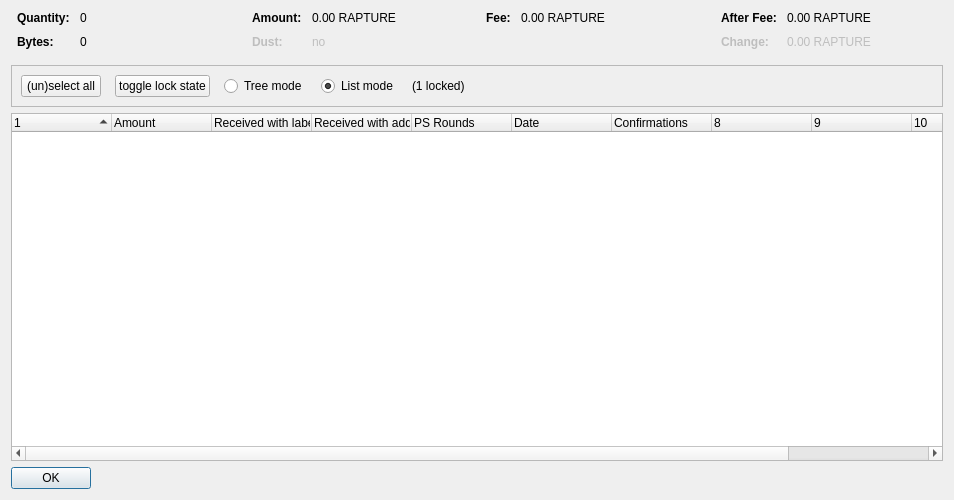
<?xml version="1.0" encoding="UTF-8"?>
<ui version="4.0">
 <class>CoinControlDialog</class>
 <widget class="QDialog" name="CoinControlDialog">
  <property name="geometry">
   <rect>
    <x>0</x>
    <y>0</y>
    <width>954</width>
    <height>500</height>
   </rect>
  </property>
  <property name="windowTitle">
   <string>Coin Selection</string>
  </property>
  <layout class="QVBoxLayout" name="verticalLayout">
   <item>
    <layout class="QHBoxLayout" name="horizontalLayoutTop" stretch="0,0,0,0">
     <property name="topMargin">
      <number>0</number>
     </property>
     <property name="bottomMargin">
      <number>10</number>
     </property>
     <item>
      <layout class="QFormLayout" name="formLayoutCoinControl1">
       <property name="horizontalSpacing">
        <number>10</number>
       </property>
       <property name="verticalSpacing">
        <number>10</number>
       </property>
       <property name="leftMargin">
        <number>6</number>
       </property>
       <property name="rightMargin">
        <number>6</number>
       </property>
       <item row="0" column="0">
        <widget class="QLabel" name="labelCoinControlQuantityText">
         <property name="font">
          <font>
           <weight>75</weight>
           <bold>true</bold>
          </font>
         </property>
         <property name="text">
          <string>Quantity:</string>
         </property>
        </widget>
       </item>
       <item row="0" column="1">
        <widget class="QLabel" name="labelCoinControlQuantity">
         <property name="cursor">
          <cursorShape>IBeamCursor</cursorShape>
         </property>
         <property name="contextMenuPolicy">
          <enum>Qt::ActionsContextMenu</enum>
         </property>
         <property name="text">
          <string notr="true">0</string>
         </property>
         <property name="textInteractionFlags">
          <set>Qt::LinksAccessibleByMouse|Qt::TextSelectableByKeyboard|Qt::TextSelectableByMouse</set>
         </property>
        </widget>
       </item>
       <item row="1" column="0">
        <widget class="QLabel" name="labelCoinControlBytesText">
         <property name="font">
          <font>
           <weight>75</weight>
           <bold>true</bold>
          </font>
         </property>
         <property name="text">
          <string>Bytes:</string>
         </property>
        </widget>
       </item>
       <item row="1" column="1">
        <widget class="QLabel" name="labelCoinControlBytes">
         <property name="cursor">
          <cursorShape>IBeamCursor</cursorShape>
         </property>
         <property name="contextMenuPolicy">
          <enum>Qt::ActionsContextMenu</enum>
         </property>
         <property name="text">
          <string notr="true">0</string>
         </property>
         <property name="textInteractionFlags">
          <set>Qt::LinksAccessibleByMouse|Qt::TextSelectableByKeyboard|Qt::TextSelectableByMouse</set>
         </property>
        </widget>
       </item>
      </layout>
     </item>
     <item>
      <layout class="QFormLayout" name="formLayoutCoinControl2">
       <property name="horizontalSpacing">
        <number>10</number>
       </property>
       <property name="verticalSpacing">
        <number>10</number>
       </property>
       <property name="leftMargin">
        <number>6</number>
       </property>
       <property name="rightMargin">
        <number>6</number>
       </property>
       <item row="0" column="0">
        <widget class="QLabel" name="labelCoinControlAmountText">
         <property name="font">
          <font>
           <weight>75</weight>
           <bold>true</bold>
          </font>
         </property>
         <property name="text">
          <string>Amount:</string>
         </property>
        </widget>
       </item>
       <item row="0" column="1">
        <widget class="QLabel" name="labelCoinControlAmount">
         <property name="cursor">
          <cursorShape>IBeamCursor</cursorShape>
         </property>
         <property name="contextMenuPolicy">
          <enum>Qt::ActionsContextMenu</enum>
         </property>
         <property name="text">
          <string notr="true">0.00 RAPTURE</string>
         </property>
         <property name="textInteractionFlags">
          <set>Qt::LinksAccessibleByMouse|Qt::TextSelectableByKeyboard|Qt::TextSelectableByMouse</set>
         </property>
        </widget>
       </item>
       <item row="1" column="0">
        <widget class="QLabel" name="labelCoinControlLowOutputText">
         <property name="enabled">
          <bool>false</bool>
         </property>
         <property name="font">
          <font>
           <weight>75</weight>
           <bold>true</bold>
          </font>
         </property>
         <property name="text">
          <string>Dust:</string>
         </property>
        </widget>
       </item>
       <item row="1" column="1">
        <widget class="QLabel" name="labelCoinControlLowOutput">
         <property name="enabled">
          <bool>false</bool>
         </property>
         <property name="cursor">
          <cursorShape>IBeamCursor</cursorShape>
         </property>
         <property name="contextMenuPolicy">
          <enum>Qt::ActionsContextMenu</enum>
         </property>
         <property name="text">
          <string notr="true">no</string>
         </property>
         <property name="textInteractionFlags">
          <set>Qt::LinksAccessibleByMouse|Qt::TextSelectableByKeyboard|Qt::TextSelectableByMouse</set>
         </property>
        </widget>
       </item>
      </layout>
     </item>
     <item>
      <layout class="QFormLayout" name="formLayoutCoinControl3">
       <property name="horizontalSpacing">
        <number>10</number>
       </property>
       <property name="verticalSpacing">
        <number>10</number>
       </property>
       <property name="leftMargin">
        <number>6</number>
       </property>
       <property name="rightMargin">
        <number>6</number>
       </property>
       <item row="0" column="0">
        <widget class="QLabel" name="labelCoinControlFeeText">
         <property name="font">
          <font>
           <weight>75</weight>
           <bold>true</bold>
          </font>
         </property>
         <property name="text">
          <string>Fee:</string>
         </property>
        </widget>
       </item>
       <item row="0" column="1">
        <widget class="QLabel" name="labelCoinControlFee">
         <property name="cursor">
          <cursorShape>IBeamCursor</cursorShape>
         </property>
         <property name="contextMenuPolicy">
          <enum>Qt::ActionsContextMenu</enum>
         </property>
         <property name="text">
          <string notr="true">0.00 RAPTURE</string>
         </property>
         <property name="textInteractionFlags">
          <set>Qt::LinksAccessibleByMouse|Qt::TextSelectableByKeyboard|Qt::TextSelectableByMouse</set>
         </property>
        </widget>
       </item>
      </layout>
     </item>
     <item>
      <layout class="QFormLayout" name="formLayoutCoinControl4">
       <property name="horizontalSpacing">
        <number>10</number>
       </property>
       <property name="verticalSpacing">
        <number>10</number>
       </property>
       <property name="leftMargin">
        <number>6</number>
       </property>
       <property name="rightMargin">
        <number>6</number>
       </property>
       <item row="0" column="0">
        <widget class="QLabel" name="labelCoinControlAfterFeeText">
         <property name="font">
          <font>
           <weight>75</weight>
           <bold>true</bold>
          </font>
         </property>
         <property name="text">
          <string>After Fee:</string>
         </property>
        </widget>
       </item>
       <item row="0" column="1">
        <widget class="QLabel" name="labelCoinControlAfterFee">
         <property name="cursor">
          <cursorShape>IBeamCursor</cursorShape>
         </property>
         <property name="contextMenuPolicy">
          <enum>Qt::ActionsContextMenu</enum>
         </property>
         <property name="text">
          <string notr="true">0.00 RAPTURE</string>
         </property>
         <property name="textInteractionFlags">
          <set>Qt::LinksAccessibleByMouse|Qt::TextSelectableByKeyboard|Qt::TextSelectableByMouse</set>
         </property>
        </widget>
       </item>
       <item row="1" column="0">
        <widget class="QLabel" name="labelCoinControlChangeText">
         <property name="enabled">
          <bool>false</bool>
         </property>
         <property name="font">
          <font>
           <weight>75</weight>
           <bold>true</bold>
          </font>
         </property>
         <property name="text">
          <string>Change:</string>
         </property>
        </widget>
       </item>
       <item row="1" column="1">
        <widget class="QLabel" name="labelCoinControlChange">
         <property name="enabled">
          <bool>false</bool>
         </property>
         <property name="cursor">
          <cursorShape>IBeamCursor</cursorShape>
         </property>
         <property name="contextMenuPolicy">
          <enum>Qt::ActionsContextMenu</enum>
         </property>
         <property name="text">
          <string notr="true">0.00 RAPTURE</string>
         </property>
         <property name="textInteractionFlags">
          <set>Qt::LinksAccessibleByMouse|Qt::TextSelectableByKeyboard|Qt::TextSelectableByMouse</set>
         </property>
        </widget>
       </item>
      </layout>
     </item>
    </layout>
   </item>
   <item>
    <widget class="QFrame" name="frame">
     <property name="minimumSize">
      <size>
       <width>0</width>
       <height>40</height>
      </size>
     </property>
     <property name="frameShape">
      <enum>QFrame::StyledPanel</enum>
     </property>
     <property name="frameShadow">
      <enum>QFrame::Sunken</enum>
     </property>
     <layout class="QHBoxLayout" name="horizontalLayout">
      <item>
       <layout class="QHBoxLayout" name="horizontalLayoutPanel" stretch="0,0,0,0,0,0">
        <property name="spacing">
         <number>14</number>
        </property>
        <item>
         <widget class="QPushButton" name="pushButtonSelectAll">
          <property name="sizePolicy">
           <sizepolicy hsizetype="Maximum" vsizetype="Fixed">
            <horstretch>0</horstretch>
            <verstretch>0</verstretch>
           </sizepolicy>
          </property>
          <property name="text">
           <string>(un)select all</string>
          </property>
          <property name="autoDefault">
           <bool>false</bool>
          </property>
         </widget>
        </item>
        <item>
         <widget class="QPushButton" name="pushButtonToggleLock">
          <property name="sizePolicy">
           <sizepolicy hsizetype="Maximum" vsizetype="Fixed">
            <horstretch>0</horstretch>
            <verstretch>0</verstretch>
           </sizepolicy>
          </property>
          <property name="text">
           <string>toggle lock state</string>
          </property>
          <property name="autoDefault">
           <bool>false</bool>
          </property>
         </widget>
        </item>
        <item>
         <widget class="QRadioButton" name="radioTreeMode">
          <property name="sizePolicy">
           <sizepolicy hsizetype="Maximum" vsizetype="Fixed">
            <horstretch>0</horstretch>
            <verstretch>0</verstretch>
           </sizepolicy>
          </property>
          <property name="text">
           <string>Tree mode</string>
          </property>
         </widget>
        </item>
        <item>
         <widget class="QRadioButton" name="radioListMode">
          <property name="sizePolicy">
           <sizepolicy hsizetype="Maximum" vsizetype="Fixed">
            <horstretch>0</horstretch>
            <verstretch>0</verstretch>
           </sizepolicy>
          </property>
          <property name="text">
           <string>List mode</string>
          </property>
          <property name="checked">
           <bool>true</bool>
          </property>
         </widget>
        </item>
        <item>
         <widget class="QLabel" name="labelLocked">
          <property name="text">
           <string>(1 locked)</string>
          </property>
         </widget>
        </item>
        <item>
         <spacer name="horizontalSpacer">
          <property name="orientation">
           <enum>Qt::Horizontal</enum>
          </property>
          <property name="sizeHint" stdset="0">
           <size>
            <width>40</width>
            <height>20</height>
           </size>
          </property>
         </spacer>
        </item>
       </layout>
      </item>
     </layout>
    </widget>
   </item>
   <item>
    <widget class="CoinControlTreeWidget" name="treeWidget">
     <property name="contextMenuPolicy">
      <enum>Qt::CustomContextMenu</enum>
     </property>
     <property name="sortingEnabled">
      <bool>false</bool>
     </property>
     <property name="columnCount">
      <number>11</number>
     </property>
     <attribute name="headerShowSortIndicator" stdset="0">
      <bool>true</bool>
     </attribute>
     <attribute name="headerStretchLastSection">
      <bool>false</bool>
     </attribute>
     <column>
      <property name="text">
       <string/>
      </property>
     </column>
     <column>
      <property name="text">
       <string>Amount</string>
      </property>
     </column>
     <column>
      <property name="text">
       <string>Received with label</string>
      </property>
     </column>
     <column>
      <property name="text">
       <string>Received with address</string>
      </property>
     </column>
     <column>
      <property name="text">
       <string>PS Rounds</string>
      </property>
     </column>
     <column>
      <property name="text">
       <string>Date</string>
      </property>
     </column>
     <column>
      <property name="text">
       <string>Confirmations</string>
      </property>
      <property name="toolTip">
       <string>Confirmed</string>
      </property>
     </column>
     <column>
      <property name="text">
       <string/>
      </property>
     </column>
     <column>
      <property name="text">
       <string/>
      </property>
     </column>
     <column>
      <property name="text">
       <string/>
      </property>
     </column>
     <column>
      <property name="text">
       <string/>
      </property>
     </column>
    </widget>
   </item>
   <item>
    <widget class="QDialogButtonBox" name="buttonBox">
     <property name="sizePolicy">
      <sizepolicy hsizetype="Maximum" vsizetype="Fixed">
       <horstretch>0</horstretch>
       <verstretch>0</verstretch>
      </sizepolicy>
     </property>
     <property name="orientation">
      <enum>Qt::Horizontal</enum>
     </property>
     <property name="standardButtons">
      <set>QDialogButtonBox::Ok</set>
     </property>
    </widget>
   </item>
  </layout>
 </widget>
 <customwidgets>
  <customwidget>
   <class>CoinControlTreeWidget</class>
   <extends>QTreeWidget</extends>
   <header>coincontroltreewidget.h</header>
  </customwidget>
 </customwidgets>
 <resources/>
 <connections/>
</ui>
